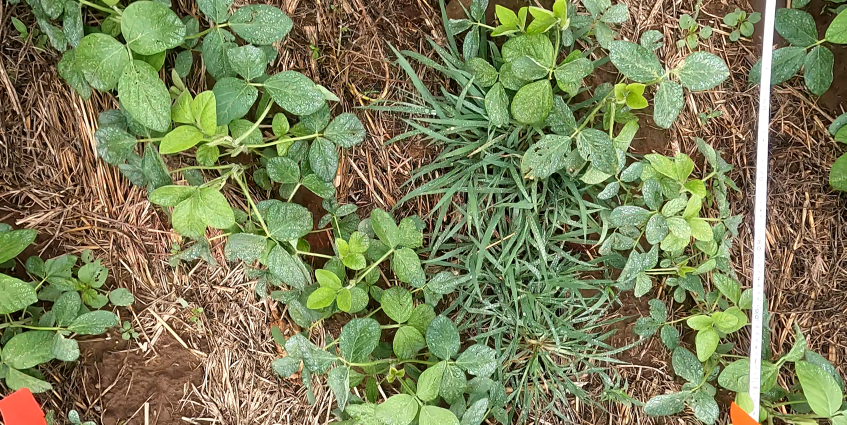
#> input picture images/soy_weed.png, 1693 x 849 px, found by its file name (shown at 1/2 size)
$ python reco_playground.py
#> lines starting #> are read from the running program, lines starting #| are printed output that depends on the picture; after the words box and inside, x2 and y2 are one past the last pixel; in counts of white or black regions, pixels touching at a corner belong together
#> further down, image is the input picture: shape (849, 1693, 3); mean B, G, R 88.8, 129.1, 124.8
### ClassicalWeedDetector/preprocessing.py
import cv2
import numpy as np

def gaussian(img, ksize=(5, 5)):
    # Apply Gaussian filter
#> called with ksize = (5, 5)
    sigmaX = 0      # Standard deviation in X direction (0 means it is computed from ksize)
    sigmaY = 0      # Standard deviation in Y direction (0 means it is computed from ksize)
    return cv2.GaussianBlur(img, ksize, sigmaX, sigmaY)

### ClassicalWeedDetector/segmentation.py
import cv2
import numpy as np

def green_seg(img):
    # Convert the image to HSV color space
    hsv_img = cv2.cvtColor(img, cv2.COLOR_BGR2HSV)
#> hsv_img: shape (849, 1693, 3); mean H, S, V 32.8, 104.1, 140.1
    # Define the range of green color in HSV
    lower_green = np.array([36, 25, 25])
    upper_green = np.array([86, 255, 255])
    # Create a mask with the green pixels
    green_mask = cv2.inRange(hsv_img, lower_green, upper_green)
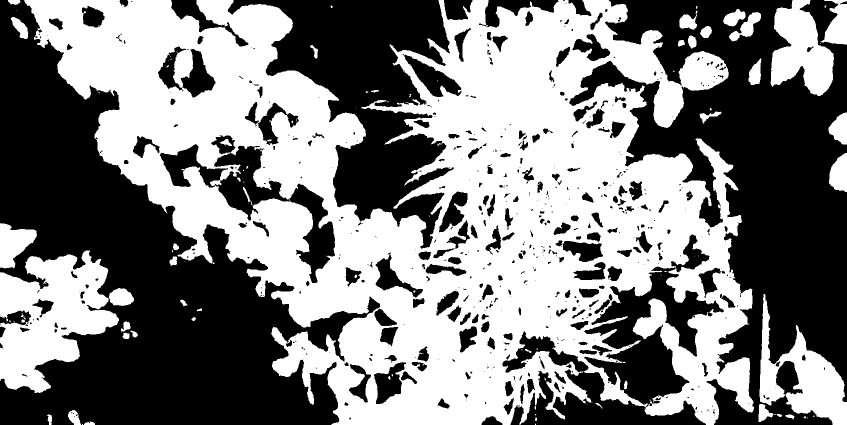
#> green_mask: shape (849, 1693) (shown at 1/2 size); 50.3% white; 573 black regions (326 under 20 px), largest, box (x1, y1, x2, y2) and area: (0, 0, 760, 849) 261443, (1138, 0, 1693, 849) 201118, (455, 0, 908, 498) 93547
    # Apply morphological operations to remove noise and smooth the masks
    kernel = np.ones((5,5),np.uint8)
    green_mask = cv2.morphologyEx(green_mask, cv2.MORPH_OPEN, kernel)
#> green_mask: shape (849, 1693); 49.6% white; 62 white regions, largest, box (x1, y1, x2, y2) and area: (49, 0, 1507, 849) 616998, (0, 501, 238, 785) 39433, (1542, 0, 1668, 192) 14902

    # Erode and dilate the green mask
    kernel = np.ones((5, 5), np.uint8)
    green_mask = cv2.erode(green_mask, kernel, iterations=1) # reduce noise
#> green_mask: shape (849, 1693); 42.6% white; 100 white regions (51 under 20 px), largest, box (x1, y1, x2, y2) and area: (51, 0, 1505, 849) 527807, (0, 503, 236, 783) 34590, (1544, 0, 1666, 190) 13176
    # green_mask = cv2.dilate(green_mask, kernel, iterations=3) # soy more aparent

    # use this to create the line
    green_mask = cv2.dilate(green_mask, kernel, iterations=8)
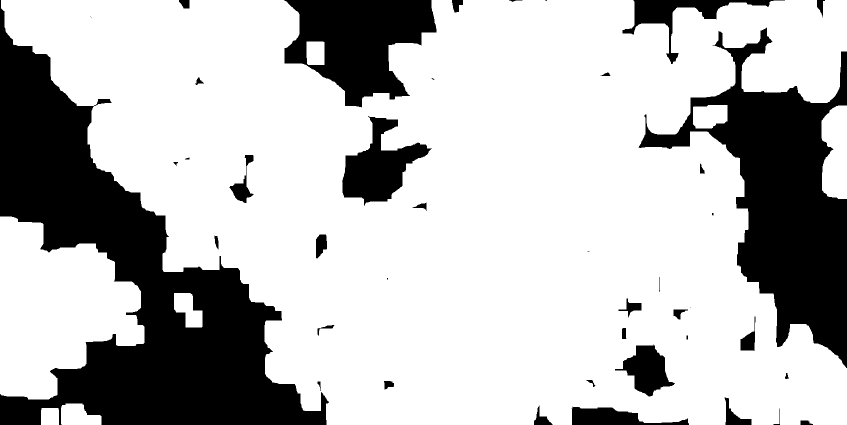
#> green_mask: shape (849, 1693) (shown at 1/2 size); 73.9% white; 42 black regions (7 under 20 px), largest, box (x1, y1, x2, y2) and area: (0, 0, 658, 849) 191471, (1277, 55, 1693, 736) 102049, (568, 0, 873, 215) 39706

    # Return the green mask
    return green_mask

def final_mask(img):
    green_mask = green_seg(img)
    return cv2.bitwise_and(img, img, mask=green_mask)
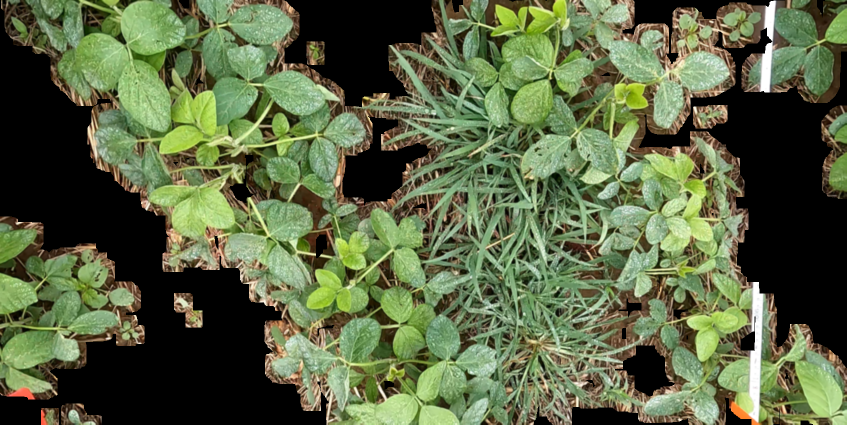
#> returned value: shape (849, 1693, 3) (shown at 1/2 size); mean of channels 0, 1, 2 67.6, 102.1, 90.3; drawn as B, G, R

### ClassicalWeedDetector/reco_playground.py
import cv2
import ClassicalWeedDetector.segmentation as seg
import numpy as np
from ClassicalWeedDetector.preprocessing import gaussian


scale = 0.5

image = cv2.imread('./images/soy_weed.png')

image = gaussian(image)
mask = seg.final_mask(image)

image = cv2.resize(image, None, fx=scale, fy=scale, interpolation=cv2.INTER_CUBIC)
#> image: shape (424, 846, 3)
mask = cv2.resize(mask, None, fx=scale, fy=scale, interpolation=cv2.INTER_CUBIC)

# Manipulating mask
mask = cv2.cvtColor(mask, cv2.COLOR_BGR2GRAY) # gray scale
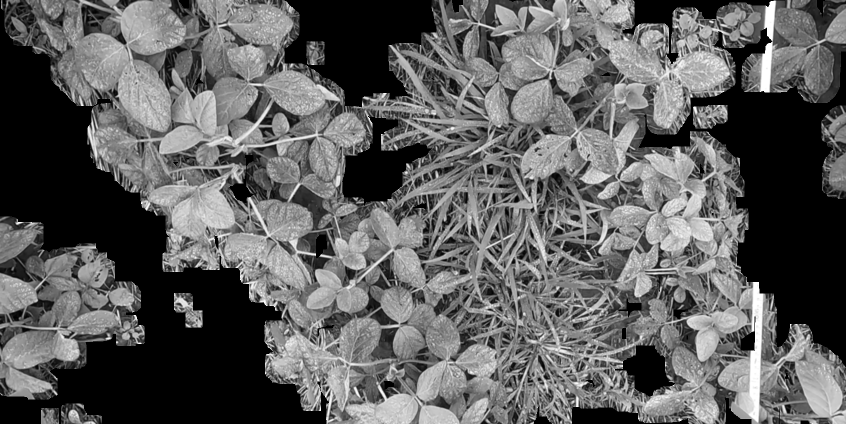
#> mask: shape (424, 846); min 0, max 255, mean 94.8
_, mask_otsu = cv2.threshold(mask, 0, 255, cv2.THRESH_BINARY + cv2.THRESH_OTSU) # Otsu thresholding
#> mask_otsu: shape (424, 846); 57.4% white; 1563 black regions (1201 under 20 px), largest, box (x1, y1, x2, y2) and area: (0, 0, 329, 424) 54283, (627, 21, 846, 368) 29938, (281, 0, 473, 114) 11777


# Find edges in the mask
# blur
# mask_otsu = cv2.GaussianBlur(mask_otsu, (7, 7), 0)
# opening
kernel = cv2.getStructuringElement(cv2.MORPH_RECT, (5,5))
opened = cv2.morphologyEx(mask_otsu, cv2.MORPH_OPEN, kernel)
#> opened: shape (424, 846); 48.4% white; 88 white regions, largest, box (x1, y1, x2, y2) and area: (38, 0, 846, 424) 149430, (0, 246, 121, 398) 7696, (729, 1, 830, 94) 4590


edges = cv2.Canny(opened, 100, 200)
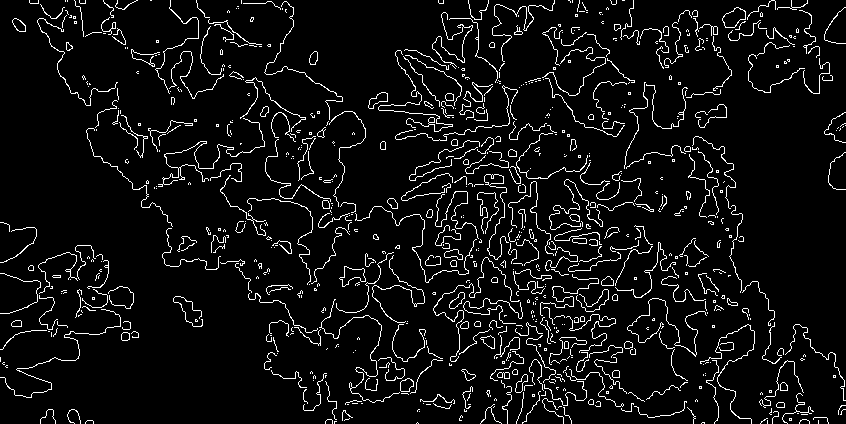
#> edges: shape (424, 846); 6.3% white in thin lines or dots

# Define the block size
block_size = 40
# Define the threshold for white pixels in the block
threshold = 180
# Iterate through the binary image to find blocks with more white pixels than the threshold
height, width = edges.shape
#> height = 424; width = 846
for i in range(0, height-block_size, block_size):
    for j in range(0, width-block_size, block_size):
        block = edges[i:i+block_size, j:j+block_size]
        if cv2.countNonZero(block) > threshold:
            print(f"Block found at ({i}, {j}) with {cv2.countNonZero(block)} white pixels")
            # Draw a red rectangle around the block
            cv2.rectangle(image, (j, i), (j+block_size, i+block_size), (0, 0, 255), 2)
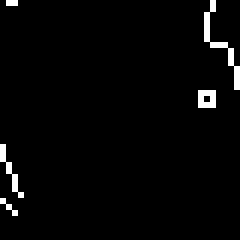
#> block: shape (40, 40) (shown 6 times larger); 2.4% white in thin lines or dots
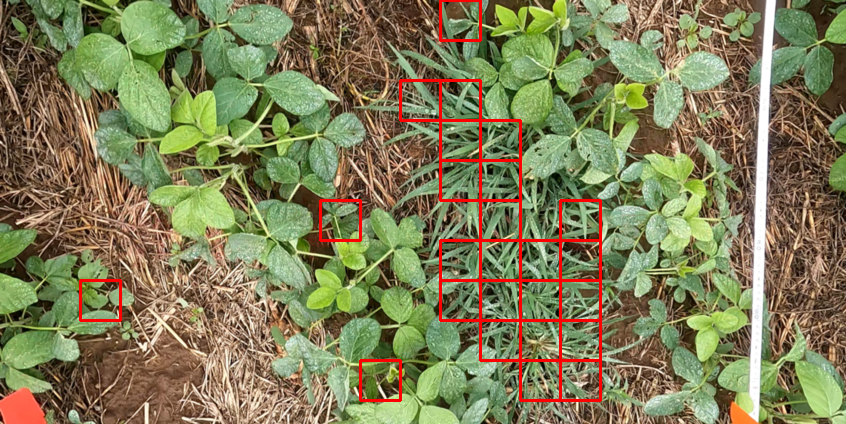
#> image: shape (424, 846, 3); mean B, G, R 86.7, 126.1, 128.2


cv2.imshow("Original", image)
cv2.imshow("Binary", edges)

cv2.waitKey()
cv2.destroyAllWindows()
